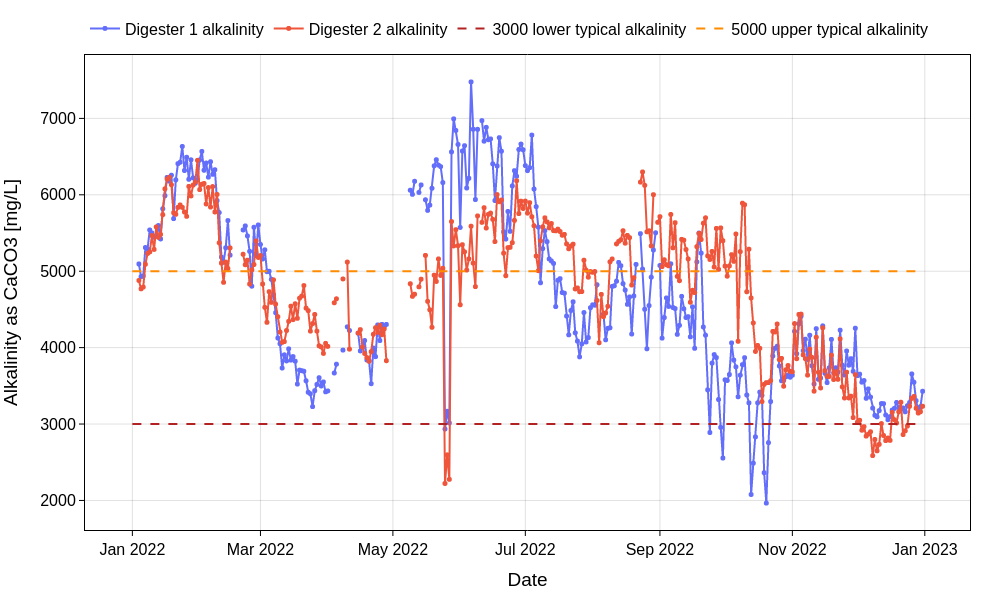

Write Python code to recreate this figure.
# filename: muscatine_wrrf_digesters_2022_alkalinity_time_series.py
import pandas as pd
import plotly.graph_objects as go

file_name = "muscatine_wrrf_digesters_2022.xlsx"
base_name = "muscatine_wrrf_digesters_2022_alkalinity_time_series"

# Load workbook
xls = pd.ExcelFile(file_name)
if "daily_data" not in xls.sheet_names:
    raise ValueError("Sheet 'daily_data' not found in workbook.")

df = pd.read_excel(xls, sheet_name="daily_data")

required_cols = ["Year", "Month", "Day", "Dig1-alk_mgL", "Dig2-alk_mgL"]
missing = [c for c in required_cols if c not in df.columns]
if missing:
    raise ValueError(f"Missing required columns: {missing}")

# Build proper datetime
df["Date"] = pd.to_datetime(
    dict(year=df["Year"], month=df["Month"], day=df["Day"]),
    errors="coerce"
)

plot_df = df.loc[:, ["Date", "Dig1-alk_mgL", "Dig2-alk_mgL"]].copy()
plot_df = plot_df.sort_values("Date").reset_index(drop=True)

# Save CSV with exactly requested columns
csv_df = plot_df.rename(columns={
    "Date": "Date [YYYY-MM-DD]",
    "Dig1-alk_mgL": "Digester 1 alkalinity [mg/L as CaCO3]",
    "Dig2-alk_mgL": "Digester 2 alkalinity [mg/L as CaCO3]",
})
csv_df["Date [YYYY-MM-DD]"] = csv_df["Date [YYYY-MM-DD]"].dt.strftime("%Y-%m-%d")
csv_file = f"{base_name}.csv"
csv_df.to_csv(csv_file, index=False)

# Create chart
fig = go.Figure()

fig.add_trace(go.Scatter(
    x=plot_df["Date"],
    y=plot_df["Dig1-alk_mgL"],
    mode="lines+markers",
    name="Digester 1 alkalinity",
    line=dict(width=2),
    marker=dict(size=5)
))

fig.add_trace(go.Scatter(
    x=plot_df["Date"],
    y=plot_df["Dig2-alk_mgL"],
    mode="lines+markers",
    name="Digester 2 alkalinity",
    line=dict(width=2),
    marker=dict(size=5)
))

# Reference lines as legend items
x0 = plot_df["Date"].min()
x1 = plot_df["Date"].max()

fig.add_trace(go.Scatter(
    x=[x0, x1],
    y=[3000, 3000],
    mode="lines",
    name="3000 lower typical alkalinity",
    line=dict(color="firebrick", width=2, dash="dash"),
    hoverinfo="skip"
))

fig.add_trace(go.Scatter(
    x=[x0, x1],
    y=[5000, 5000],
    mode="lines",
    name="5000 upper typical alkalinity",
    line=dict(color="darkorange", width=2, dash="dash"),
    hoverinfo="skip"
))

fig.update_layout(
    template="plotly_white",
    title=None,
    font=dict(size=16, color="black"),
    legend=dict(
        orientation="h",
        yanchor="bottom",
        y=1.02,
        xanchor="left",
        x=0
    ),
    margin=dict(l=85, r=30, t=30, b=70),
    width=1000,
    height=600
)

fig.update_xaxes(
    title_text="Date",
    showgrid=True,
    gridcolor="rgba(0,0,0,0.12)",
    showline=True,
    linecolor="black",
    mirror=True,
    ticks="outside",
    tickcolor="black",
    rangeslider_visible=False
)

fig.update_yaxes(
    title_text="Alkalinity as CaCO3 [mg/L]",
    showgrid=True,
    gridcolor="rgba(0,0,0,0.12)",
    showline=True,
    linecolor="black",
    mirror=True,
    ticks="outside",
    tickcolor="black"
)

html_file = f"{base_name}.html"
png_file = f"{base_name}.png"

fig.write_html(html_file, include_plotlyjs="cdn", full_html=True, config={"responsive": True})
fig.write_image(png_file, width=1000, height=600, engine="kaleido")

print(f"Created file: {csv_file}")
print(f"Created file: {html_file}")
print(f"Created file: {png_file}")
print("Created file: muscatine_wrrf_digesters_2022_alkalinity_time_series.py")
